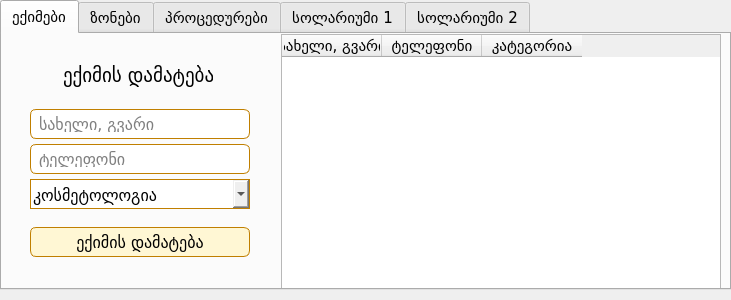
<?xml version="1.0" encoding="UTF-8"?>
<ui version="4.0">
 <class>Form</class>
 <widget class="QWidget" name="Form">
  <property name="geometry">
   <rect>
    <x>0</x>
    <y>0</y>
    <width>731</width>
    <height>300</height>
   </rect>
  </property>
  <property name="windowTitle">
   <string>Form</string>
  </property>
  <property name="styleSheet">
   <string notr="true">QPushButton {
	border: 1px solid #C07F00;
	background: #FFF7D4;
	border-radius: 6px;

}

QPushButton:hover {
	border: 1px solid black;
	background-color: #FFD95A;
}
QLineEdit {
	border: 1px solid #C07F00;
	border-radius: 6px;	
	padding: 6px;
	background: white;
}

QLineEdit:focus {
	border: 1px solid #F8AD25;
}

QLineEdit:hover {
	background-color: #FFD95A;
}

QComboBox {
	border: 0.5px solid #C07F00;
}

QComboBox:hover {
	background-color: #FFD95A;
}
</string>
  </property>
  <widget class="QTabWidget" name="tabWidget">
   <property name="geometry">
    <rect>
     <x>0</x>
     <y>0</y>
     <width>731</width>
     <height>290</height>
    </rect>
   </property>
   <property name="font">
    <font>
     <family>BPG Nino Mtavruli</family>
     <pointsize>11</pointsize>
    </font>
   </property>
   <property name="currentIndex">
    <number>0</number>
   </property>
   <widget class="QWidget" name="tab">
    <attribute name="title">
     <string>ექიმები</string>
    </attribute>
    <widget class="QTableWidget" name="doctors">
     <property name="geometry">
      <rect>
       <x>279</x>
       <y>0</y>
       <width>440</width>
       <height>260</height>
      </rect>
     </property>
     <property name="font">
      <font>
       <family>BPG Nino Mtavruli</family>
       <pointsize>11</pointsize>
      </font>
     </property>
     <column>
      <property name="text">
       <string>სახელი, გვარი</string>
      </property>
      <property name="font">
       <font>
        <family>BPG Nino Mtavruli</family>
        <pointsize>11</pointsize>
       </font>
      </property>
     </column>
     <column>
      <property name="text">
       <string>ტელეფონი</string>
      </property>
      <property name="font">
       <font>
        <family>BPG Nino Mtavruli</family>
        <pointsize>11</pointsize>
       </font>
      </property>
     </column>
     <column>
      <property name="text">
       <string>კატეგორია</string>
      </property>
      <property name="font">
       <font>
        <family>BPG Nino Mtavruli</family>
        <pointsize>11</pointsize>
       </font>
      </property>
     </column>
    </widget>
    <widget class="QPushButton" name="add_doctor_button">
     <property name="geometry">
      <rect>
       <x>28</x>
       <y>193</y>
       <width>220</width>
       <height>30</height>
      </rect>
     </property>
     <property name="font">
      <font>
       <family>BPG Nino Mtavruli</family>
       <pointsize>12</pointsize>
      </font>
     </property>
     <property name="text">
      <string>ექიმის დამატება</string>
     </property>
    </widget>
    <widget class="QLineEdit" name="doc_fname_lname">
     <property name="geometry">
      <rect>
       <x>28</x>
       <y>75</y>
       <width>220</width>
       <height>30</height>
      </rect>
     </property>
     <property name="font">
      <font>
       <family>BPG Nino Mtavruli</family>
       <pointsize>12</pointsize>
      </font>
     </property>
     <property name="placeholderText">
      <string>სახელი, გვარი</string>
     </property>
    </widget>
    <widget class="QComboBox" name="doc_category">
     <property name="geometry">
      <rect>
       <x>28</x>
       <y>145</y>
       <width>220</width>
       <height>30</height>
      </rect>
     </property>
     <property name="font">
      <font>
       <family>BPG Nino Mtavruli</family>
       <pointsize>12</pointsize>
      </font>
     </property>
     <property name="editable">
      <bool>true</bool>
     </property>
     <item>
      <property name="text">
       <string>კოსმეტოლოგია</string>
      </property>
     </item>
     <item>
      <property name="text">
       <string>ლაზერი</string>
      </property>
     </item>
    </widget>
    <widget class="QLabel" name="doc_title">
     <property name="geometry">
      <rect>
       <x>61</x>
       <y>30</y>
       <width>150</width>
       <height>23</height>
      </rect>
     </property>
     <property name="font">
      <font>
       <family>BPG Nino Mtavruli</family>
       <pointsize>14</pointsize>
      </font>
     </property>
     <property name="text">
      <string>ექიმის დამატება</string>
     </property>
    </widget>
    <widget class="QLineEdit" name="doc_phone">
     <property name="geometry">
      <rect>
       <x>28</x>
       <y>110</y>
       <width>220</width>
       <height>30</height>
      </rect>
     </property>
     <property name="font">
      <font>
       <family>BPG Nino Mtavruli</family>
       <pointsize>12</pointsize>
      </font>
     </property>
     <property name="placeholderText">
      <string>ტელეფონი</string>
     </property>
    </widget>
   </widget>
   <widget class="QWidget" name="tab_2">
    <attribute name="title">
     <string>ზონები</string>
    </attribute>
    <widget class="QPushButton" name="add_zone_button">
     <property name="geometry">
      <rect>
       <x>49</x>
       <y>160</y>
       <width>220</width>
       <height>30</height>
      </rect>
     </property>
     <property name="font">
      <font>
       <family>BPG Nino Mtavruli</family>
       <pointsize>12</pointsize>
      </font>
     </property>
     <property name="text">
      <string>ზონის დამატება</string>
     </property>
    </widget>
    <widget class="QLabel" name="zone_title">
     <property name="geometry">
      <rect>
       <x>81</x>
       <y>49</y>
       <width>146</width>
       <height>23</height>
      </rect>
     </property>
     <property name="font">
      <font>
       <family>BPG Nino Mtavruli</family>
       <pointsize>14</pointsize>
      </font>
     </property>
     <property name="text">
      <string>ზონის დამატება</string>
     </property>
    </widget>
    <widget class="QLineEdit" name="zone_name">
     <property name="geometry">
      <rect>
       <x>19</x>
       <y>120</y>
       <width>280</width>
       <height>30</height>
      </rect>
     </property>
     <property name="font">
      <font>
       <family>BPG Nino Mtavruli</family>
       <pointsize>12</pointsize>
      </font>
     </property>
     <property name="placeholderText">
      <string>ზონა</string>
     </property>
    </widget>
    <widget class="QTableWidget" name="zones">
     <property name="geometry">
      <rect>
       <x>319</x>
       <y>0</y>
       <width>400</width>
       <height>260</height>
      </rect>
     </property>
     <property name="font">
      <font>
       <family>BPG Nino Mtavruli</family>
       <pointsize>11</pointsize>
      </font>
     </property>
     <column>
      <property name="text">
       <string>ზონა</string>
      </property>
      <property name="font">
       <font>
        <family>BPG Nino Mtavruli</family>
        <pointsize>11</pointsize>
       </font>
      </property>
     </column>
    </widget>
   </widget>
   <widget class="QWidget" name="tab_3">
    <attribute name="title">
     <string>პროცედურები</string>
    </attribute>
    <widget class="QPushButton" name="add_procedure_button">
     <property name="geometry">
      <rect>
       <x>49</x>
       <y>160</y>
       <width>220</width>
       <height>30</height>
      </rect>
     </property>
     <property name="font">
      <font>
       <family>BPG Nino Mtavruli</family>
       <pointsize>12</pointsize>
      </font>
     </property>
     <property name="text">
      <string>პროცედურის დამატება</string>
     </property>
    </widget>
    <widget class="QLabel" name="procedure_title">
     <property name="geometry">
      <rect>
       <x>50</x>
       <y>49</y>
       <width>211</width>
       <height>23</height>
      </rect>
     </property>
     <property name="font">
      <font>
       <family>BPG Nino Mtavruli</family>
       <pointsize>14</pointsize>
      </font>
     </property>
     <property name="text">
      <string>პროცედურის დამატება</string>
     </property>
    </widget>
    <widget class="QLineEdit" name="procedure_name">
     <property name="geometry">
      <rect>
       <x>19</x>
       <y>120</y>
       <width>280</width>
       <height>30</height>
      </rect>
     </property>
     <property name="font">
      <font>
       <family>BPG Nino Mtavruli</family>
       <pointsize>12</pointsize>
      </font>
     </property>
     <property name="placeholderText">
      <string>პროცედურა</string>
     </property>
    </widget>
    <widget class="QTableWidget" name="procedures">
     <property name="geometry">
      <rect>
       <x>319</x>
       <y>0</y>
       <width>400</width>
       <height>260</height>
      </rect>
     </property>
     <property name="font">
      <font>
       <family>BPG Nino Mtavruli</family>
       <pointsize>11</pointsize>
      </font>
     </property>
     <column>
      <property name="text">
       <string>პროცედურა</string>
      </property>
      <property name="font">
       <font>
        <family>BPG Nino Mtavruli</family>
        <pointsize>11</pointsize>
       </font>
      </property>
     </column>
    </widget>
   </widget>
   <widget class="QWidget" name="tab_4">
    <attribute name="title">
     <string>სოლარიუმი 1</string>
    </attribute>
    <widget class="QLineEdit" name="price_sol_1">
     <property name="geometry">
      <rect>
       <x>28</x>
       <y>110</y>
       <width>220</width>
       <height>30</height>
      </rect>
     </property>
     <property name="font">
      <font>
       <family>BPG Nino Mtavruli</family>
       <pointsize>12</pointsize>
      </font>
     </property>
     <property name="placeholderText">
      <string>ფასი</string>
     </property>
    </widget>
    <widget class="QLabel" name="sub_types_label">
     <property name="geometry">
      <rect>
       <x>10</x>
       <y>30</y>
       <width>256</width>
       <height>23</height>
      </rect>
     </property>
     <property name="font">
      <font>
       <family>BPG Nino Mtavruli</family>
       <pointsize>14</pointsize>
      </font>
     </property>
     <property name="text">
      <string>აბონემენტის ტიპის დამატება</string>
     </property>
    </widget>
    <widget class="QPushButton" name="add_type_sol_1">
     <property name="geometry">
      <rect>
       <x>30</x>
       <y>170</y>
       <width>220</width>
       <height>30</height>
      </rect>
     </property>
     <property name="font">
      <font>
       <family>BPG Nino Mtavruli</family>
       <pointsize>12</pointsize>
      </font>
     </property>
     <property name="text">
      <string>აბონემენტის ტიპის დამატება</string>
     </property>
    </widget>
    <widget class="QTableWidget" name="subscription_types_sol_1">
     <property name="geometry">
      <rect>
       <x>279</x>
       <y>0</y>
       <width>440</width>
       <height>260</height>
      </rect>
     </property>
     <property name="font">
      <font>
       <family>BPG Nino Mtavruli</family>
       <pointsize>11</pointsize>
      </font>
     </property>
     <column>
      <property name="text">
       <string>აბონემენტის ტიპი</string>
      </property>
      <property name="font">
       <font>
        <family>BPG Nino Mtavruli</family>
        <pointsize>11</pointsize>
       </font>
      </property>
     </column>
     <column>
      <property name="text">
       <string>ფასი</string>
      </property>
      <property name="font">
       <font>
        <family>BPG Nino Mtavruli</family>
        <pointsize>11</pointsize>
       </font>
      </property>
     </column>
    </widget>
    <widget class="QLineEdit" name="subscription_type_sol_1">
     <property name="geometry">
      <rect>
       <x>28</x>
       <y>75</y>
       <width>220</width>
       <height>30</height>
      </rect>
     </property>
     <property name="font">
      <font>
       <family>BPG Nino Mtavruli</family>
       <pointsize>12</pointsize>
      </font>
     </property>
     <property name="placeholderText">
      <string>აბონემენტის ტიპი (წუთები)</string>
     </property>
    </widget>
   </widget>
   <widget class="QWidget" name="tab_5">
    <attribute name="title">
     <string>სოლარიუმი 2</string>
    </attribute>
    <widget class="QLineEdit" name="price_sol_2">
     <property name="geometry">
      <rect>
       <x>28</x>
       <y>110</y>
       <width>220</width>
       <height>30</height>
      </rect>
     </property>
     <property name="font">
      <font>
       <family>BPG Nino Mtavruli</family>
       <pointsize>12</pointsize>
      </font>
     </property>
     <property name="placeholderText">
      <string>ფასი</string>
     </property>
    </widget>
    <widget class="QTableWidget" name="subscription_types_sol_2">
     <property name="geometry">
      <rect>
       <x>279</x>
       <y>0</y>
       <width>440</width>
       <height>260</height>
      </rect>
     </property>
     <property name="font">
      <font>
       <family>BPG Nino Mtavruli</family>
       <pointsize>11</pointsize>
      </font>
     </property>
     <column>
      <property name="text">
       <string>აბონემენტის ტიპი</string>
      </property>
      <property name="font">
       <font>
        <family>BPG Nino Mtavruli</family>
        <pointsize>11</pointsize>
       </font>
      </property>
     </column>
     <column>
      <property name="text">
       <string>ფასი</string>
      </property>
      <property name="font">
       <font>
        <family>BPG Nino Mtavruli</family>
        <pointsize>11</pointsize>
       </font>
      </property>
     </column>
    </widget>
    <widget class="QLabel" name="sub_type_label_sol_2">
     <property name="geometry">
      <rect>
       <x>10</x>
       <y>30</y>
       <width>256</width>
       <height>23</height>
      </rect>
     </property>
     <property name="font">
      <font>
       <family>BPG Nino Mtavruli</family>
       <pointsize>14</pointsize>
      </font>
     </property>
     <property name="text">
      <string>აბონემენტის ტიპის დამატება</string>
     </property>
    </widget>
    <widget class="QLineEdit" name="subscription_type_sol_3">
     <property name="geometry">
      <rect>
       <x>28</x>
       <y>75</y>
       <width>220</width>
       <height>30</height>
      </rect>
     </property>
     <property name="font">
      <font>
       <family>BPG Nino Mtavruli</family>
       <pointsize>12</pointsize>
      </font>
     </property>
     <property name="placeholderText">
      <string>აბონემენტის ტიპი (წუთები)</string>
     </property>
    </widget>
    <widget class="QPushButton" name="add_type_sol_2">
     <property name="geometry">
      <rect>
       <x>30</x>
       <y>170</y>
       <width>220</width>
       <height>30</height>
      </rect>
     </property>
     <property name="font">
      <font>
       <family>BPG Nino Mtavruli</family>
       <pointsize>12</pointsize>
      </font>
     </property>
     <property name="text">
      <string>აბონემენტის ტიპის დამატება</string>
     </property>
    </widget>
   </widget>
  </widget>
 </widget>
 <tabstops>
  <tabstop>doc_fname_lname</tabstop>
  <tabstop>doc_phone</tabstop>
  <tabstop>doc_category</tabstop>
  <tabstop>add_doctor_button</tabstop>
  <tabstop>doctors</tabstop>
  <tabstop>zone_name</tabstop>
  <tabstop>add_zone_button</tabstop>
  <tabstop>zones</tabstop>
  <tabstop>procedure_name</tabstop>
  <tabstop>add_procedure_button</tabstop>
  <tabstop>procedures</tabstop>
  <tabstop>tabWidget</tabstop>
 </tabstops>
 <resources/>
 <connections/>
</ui>
